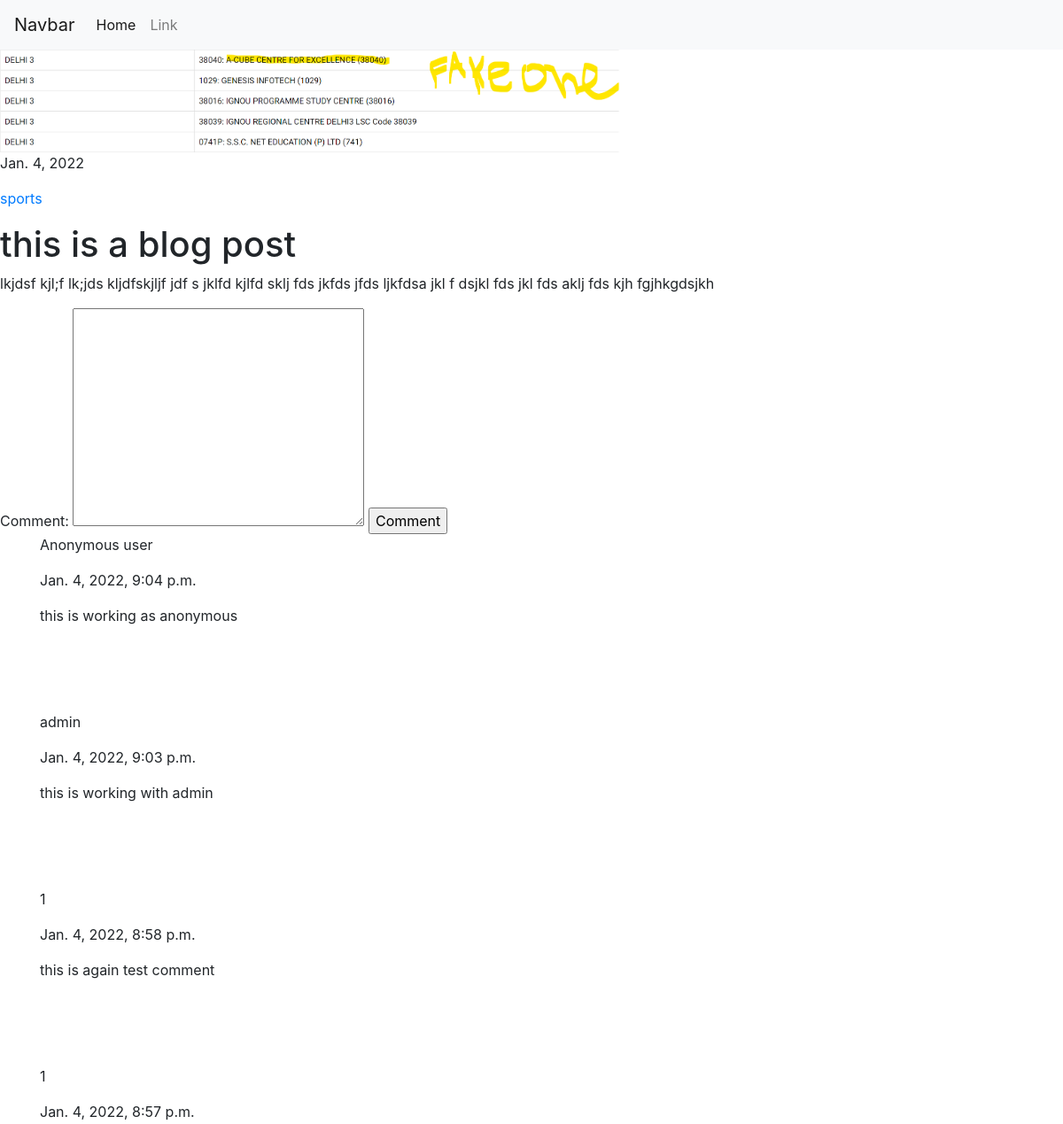
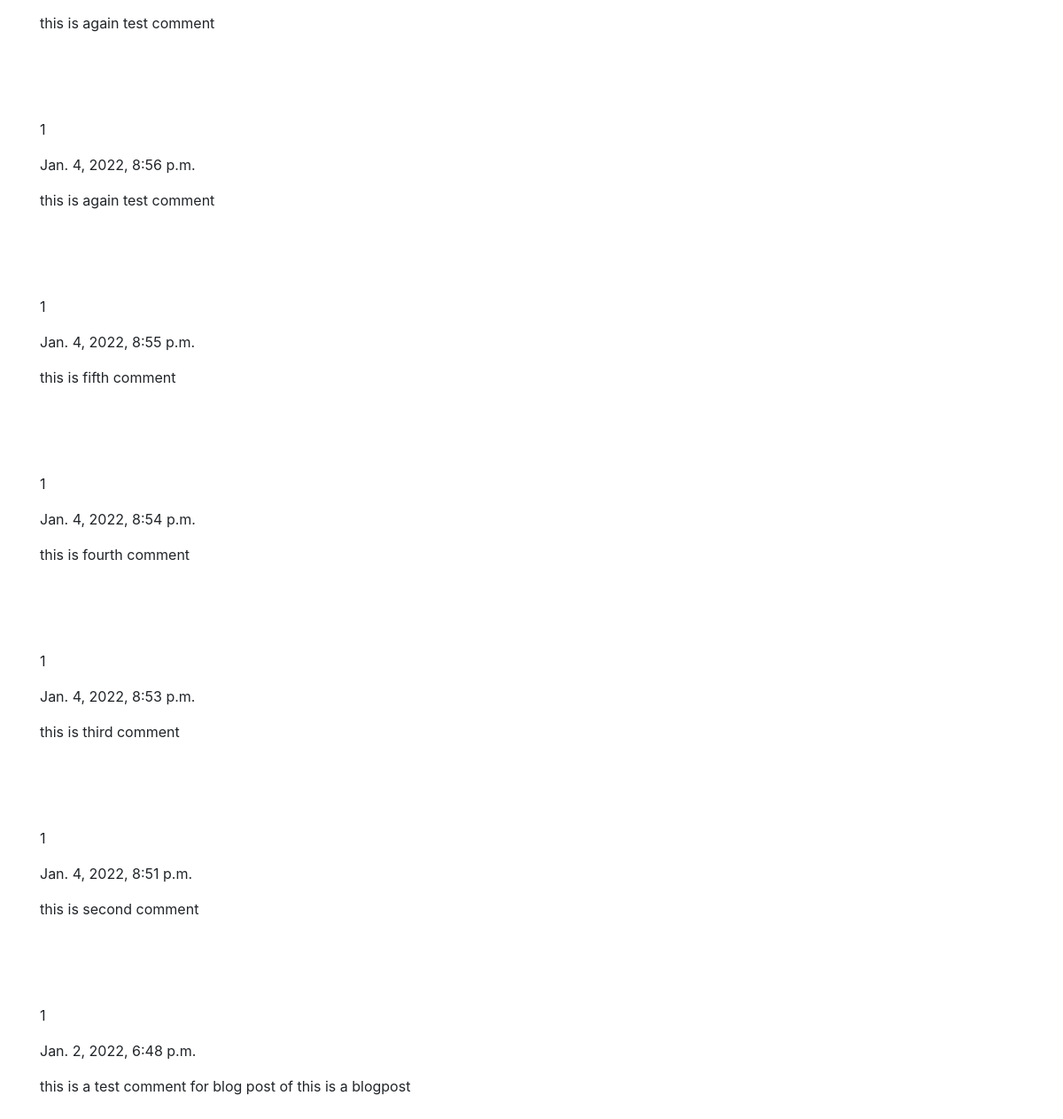
The app's page /blog/this-is-a-blog-post with its own data (2 pictures, top to bottom).
### blog/models.py (models this page shows, shortened)
class blogpost(models.Model):
    name = models.CharField(max_length=60)
    description = models.CharField(max_length=255)
    slug = models.CharField(max_length=100, unique=True)
    category = models.ForeignKey(Category, on_delete=models.CASCADE)
    featured_post = models.BooleanField(default=False)
    featured_image = models.ImageField(upload_to="blog/featrued_image/")
    main_image = models.ImageField(upload_to="blog/main_image/")
    content = models.TextField()
    date = models.DateField(auto_now=True, null=True, blank=True)

class Category(models.Model):
    name = models.CharField(max_length=20)
    featured = models.BooleanField()
    def __str__(self):
        return self.name

class Comment(models.Model):
    user = models.CharField(max_length=155)
    blog_post = models.ForeignKey(blogpost, on_delete=models.CASCADE)
    date = models.DateTimeField(auto_now=True)
    comment = models.TextField()

### blog/views.py (the view)
# urls.py: path('blog/<str:slug>', views.blogPost, name="blogpost"),
def blogPost(request, slug):
    blogp = blogpost.objects.get(slug = slug)
    comments = Comment.objects.filter(blog_post__slug = slug).order_by("-id")
    return render(request, 'blog/blogpost.html',{"blogp":blogp, "comments":comments})

### blog/templates/blog/blogpost.html (shortened to what this page needs)
{% extends 'blog/base.html' %}
{% block body %}
<img src="/media/{{blogp.main_image}}" width="700px" class="" >
<p>{{blogp.date}}</p>
<p> <a href="/blog/category/{{blogp.category}}">{{blogp.category}}</a> </p>
<h1>{{blogp.name}}</h1>
<p>{{blogp.content|safe}}</p>
<form action="{% url 'blogpostComment' %}" method="post">
    Comment: <textarea name="comment" cols="30" rows="10"></textarea>
    <input type="submit" value="Comment">
</form>
{% for i in comments %}
    <div class="container mb-4">
        <p>{{i.user}}</p>
        <p>{{i.date}}</p>
        <p>{{i.comment}}</p>
    </div>
    <br><br><br>
{% endfor %}
{% endblock body %}

### records on screen
blogpost: main_image (picture), date "Jan. 4, 2022", category "sports", name "this is a blog post", content "lkjdsf kjl;f lk;jds kljdfskjljf jdf s jklfd kjlfd sklj fds jkfds jfds ljkfdsa jkl f dsjkl fds jkl fds aklj fds kjh fgjhkgdsjkh"
Comment: user "Anonymous user", date "Jan. 4, 2022, 9:04 p.m.", comment "this is working as anonymous"
Comment: user "admin", date "Jan. 4, 2022, 9:03 p.m.", comment "this is working with admin"
Comment: user "1", date "Jan. 4, 2022, 8:58 p.m.", comment "this is again test comment"
Comment: user "1", date "Jan. 4, 2022, 8:57 p.m.", comment "this is again test comment"
Comment: user "1", date "Jan. 4, 2022, 8:56 p.m.", comment "this is again test comment"
Comment: user "1", date "Jan. 4, 2022, 8:55 p.m.", comment "this is fifth comment"
Comment: user "1", date "Jan. 4, 2022, 8:54 p.m.", comment "this is fourth comment"
Comment: user "1", date "Jan. 4, 2022, 8:53 p.m.", comment "this is third comment"
Comment: user "1", date "Jan. 4, 2022, 8:51 p.m.", comment "this is second comment"
Comment: user "1", date "Jan. 2, 2022, 6:48 p.m.", comment "this is a test comment for blog post of this is a blogpost"
